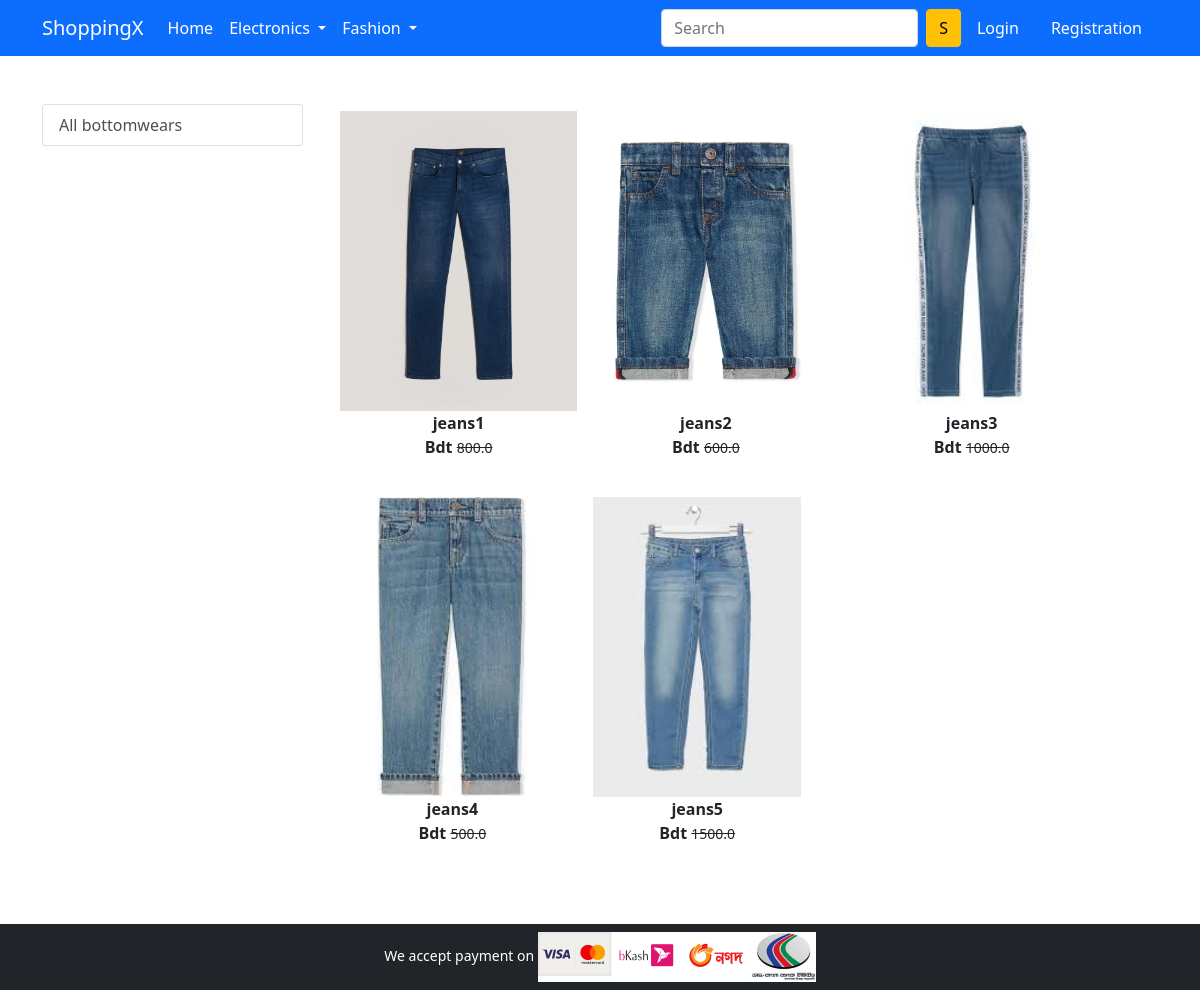
The app's page /bottomwear/ with its own data.
### app/models.py (models this page shows)
class Product(models.Model):
 title = models.CharField(max_length=100)
 selling_price = models.FloatField ()
 discounted_price = models.FloatField ()
 description = models. TextField()
 brand = models.CharField (max_length=100)
 category = models.CharField(choices = CATEGORY_CHOICES,max_length=2)
 product_image = models. ImageField(upload_to='productimg')

### app/views.py (the view)
# urls.py: path('bottomwear/', views.bottomwear, name='bottomwear'),
def bottomwear(request, data=None):
    if data == None:
        bottomwears = Product.objects.filter(category='BW')
    return render(request, 'app/bottomwear.html', {'bottomwears': bottomwears})

### app/templates/app/bottomwear.html (shortened to what this page needs)
{% extends 'app/base.html' %}
{% load static %}
{% block main-content %}
<div class="container my-5">
 <div class="row">
  <div class="col-sm-3">
   <div class="list-group">
    <a href="{%url 'bottomwear' %}" class="list-group-item list-group-item-action" aria-current="true">All bottomwears</a>
   </div>
  </div>
  <div class="col-sm-8 ">
    <div class="row">
     {% for product in bottomwears %}
      <div class="col-sm-4 text-center mb-4">
       <a href="{% url 'product-detail' product.id %}" class="btn">
        <div class="item">
         <img src="{{product.product_image.url}}" alt="" height="300" >
         <div class="fw-bold">{{product.title}}</div>
         <div class="fw-bold">Bdt {{product.discount_price}}
         <small class="fw-light text-decoration-line-through">{{product.selling_price}}</small></div>
        </div>
       </a>
        </div>
        {% endfor %}
      </div>
    </div>
    </div>
</div>
{% endblock main-content %}

### records on screen
Product: product_image (picture), title "jeans1", selling_price "800.0"
Product: product_image (picture), title "jeans2", selling_price "600.0"
Product: product_image (picture), title "jeans3", selling_price "1000.0"
Product: product_image (picture), title "jeans4", selling_price "500.0"
Product: product_image (picture), title "jeans5", selling_price "1500.0"
